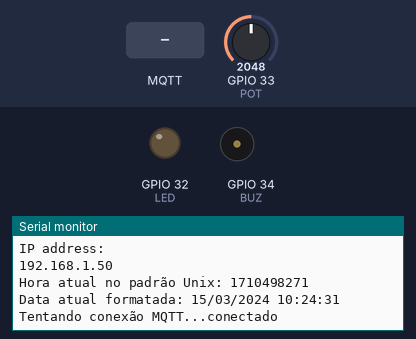
The sketch below on a simulated ESP32. On the bench: output pins drawn as LEDs (lit = HIGH), buzzer (waves = sounding, pin HIGH), the last lines printed to the serial monitor. The test bench sets the inputs (shaded band); at power-on: GPIO 33 (POT) = 2048. WiFi joins after 1.5 s; servers stay silent unless stated; network time is answered at once with the bench clock; the local clock reads 2024-03-15 10:24:30 at power-on unless the sketch sets it; random numbers use the default seed unless the sketch sets one; no MQTT or app messages arrive unless stated.

Above: at 2.7 s.
2.8 s: MQTT message "1" arrives on the first subscribed topic
At 12.7 s:
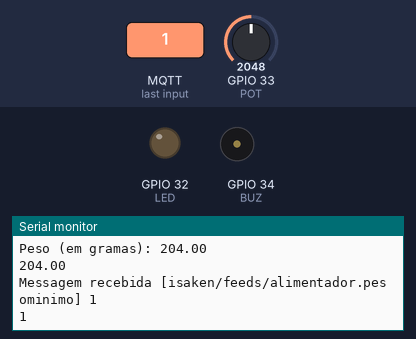
13.0 s: MQTT message "1" arrives on the second subscribed topic
At 22.9 s:
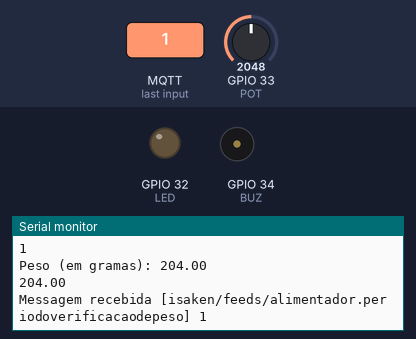
Timing chart, 0 to 24.4 s (numbered marks = the images above; inputs shaded):
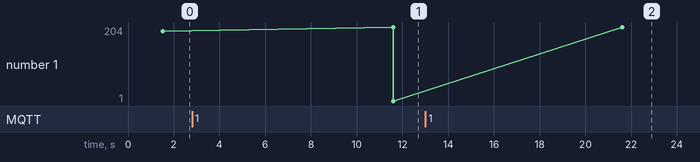

The sketch:

MQTT.ino
```cpp
#include <WiFi.h>
#include <PubSubClient.h>
#include <NTPClient.h>
#include <WiFiUdp.h>
#include <time.h>
#include <sys/time.h>

#define IO_USERNAME ""
#define IO_KEY ""
const char *ssid = "";
const char *password = "";
const char *mqttserver = "io.adafruit.com";
const int mqttport = 1883;
const char *mqttUser = IO_USERNAME;
const char *mqttPassword = IO_KEY;

WiFiClient espClient;
WiFiUDP ntpUDP;
PubSubClient client(espClient);
unsigned long lastMsg = 0;
#define MSG_BUFFER_SIZE (50)
char msg[MSG_BUFFER_SIZE];
int value = 0;

// COnfigurações do servidor NTP para buscar a data atual na Internet
const char *ntpServer = "0.br.pool.ntp.org";
const int timeZone = -3;

NTPClient ntpClient(
    ntpUDP,
    ntpServer,
    timeZone * 3600,
    60000);

typedef struct
{
  char inicio[10];
  char fim[10];
  int count;
} hora;

typedef struct
{
  char string[20];
} arraystr;

// Entradas digitais
#define LED 32
#define BUZ 34
#define POT 33

//Variavéis
int hora_salvo_ini = 0;
int minuto_salvo_ini = 0;
int hora_salvo_fim = 0;
int minuto_salvo_fim = 0;
int hora_atual = 0;
int minuto_atual = 0;
float pot = 0;
int pot_int = 0;
hora horarios[20];
char *pch;
char *pch2;
arraystr aux[20];
int peso_ideal;
struct tm dataAtual;
char date[50];
void setup_wifi()
{

  delay(10);
  analogSetAttenuation(ADC_0db);          // Atenuação do ADC 1,1V - 4095
  analogSetPinAttenuation(POT, ADC_11db); // Atenuação do ADC 3,3V - 4095
  ledcAttachPin(BUZ, 0);
  ledcSetup(0, 5000, 12);

  pinMode(LED, OUTPUT);

  // We start by connecting to a WiFi network
  Serial.println();
  Serial.print("Connecting to ");
  Serial.println(ssid);

  WiFi.mode(WIFI_STA);
  WiFi.begin(ssid, password);

  while (WiFi.status() != WL_CONNECTED)
  {
    delay(500);
    Serial.print(".");
  }

  randomSeed(micros());

  Serial.println("");
  Serial.println("WiFi connected");
  Serial.println("IP address: ");
  Serial.println(WiFi.localIP());
}

void callback(char *topic, byte *payload, unsigned int length)
{
  Serial.print("Messagem recebida [");
  Serial.print(topic);
  Serial.print("] ");
  char messageTemp[100];

  for (int i = 0; i < length; i++)
  {
    Serial.print((char)payload[i]);
    messageTemp[i] = (char)payload[i];
  }
  Serial.println();
  if (strcmp(topic, "isaken/feeds/alimentador.periodoverificacaodepeso") == 0)
  { //pega a string do periodo de verificação no formato 00:00/00:00_00:00/00:00 e separa
    pch = strtok(messageTemp, "_");
    while (pch != NULL)
    {
      strcpy(aux[horarios[0].count].string, pch);
      horarios[0].count = horarios[0].count + 1;
      pch = strtok(NULL, "_");
    }
    for (int i = 0; i < horarios[0].count; i++)
    {
      pch = strtok(aux[i].string, "/");
      strcpy(horarios[i].inicio, pch);
      pch = strtok(NULL, "/");
      strcpy(horarios[i].fim, pch);
    }
  } //fim
  else if (strcmp(topic, "isaken/feeds/alimentador.pesominimo") == 0)
  {
    peso_ideal = atoi(messageTemp);
    Serial.print(peso_ideal);
    Serial.println();
  }
}

void reconnect()
{
  // Loop until we're reconnected
  while (!client.connected())
  {
    Serial.print("Tentando conexão MQTT...");
    // Create a random client ID
    String clientId = "ESP32 - Sensores";
    clientId += String(random(0xffff), HEX);
    // Se conectado
    if (client.connect(clientId.c_str(), mqttUser, mqttPassword))
    {
      Serial.println("conectado");
      // Depois de conectado, publique um anúncio ...
      client.publish("isaken/feeds/alimentador.pesoatual", "Iniciando Comunicação"); // publicando o peso no feed do mqtt
      //... e subscribe.
      client.subscribe("isaken/feeds/alimentador.pesominimo");
      //client.subscribe("isaken/feeds/alimentador.pesoideal");
      client.subscribe("isaken/feeds/alimentador.periodoverificacaodepeso");
      //client.subscribe("isaken/feeds/alimentador.momentosverificacao");
    }
    else
    {
      Serial.print("Falha, rc=");
      Serial.print(client.state());
      Serial.println(" Tentando novamente em 5s");
      delay(5000);
    }
  }
}

void setup()
{
  pinMode(LED, OUTPUT); // Initialize the BUILTIN_LED pin as an output
  Serial.begin(115200);
  setup_wifi();
  client.setServer(mqttserver, 1883); // Publicar
  client.setCallback(callback);       // Receber mensagem

  //Inicializa o cliente NTP para atualizar a data/hora do sistema
  ntpClient.begin();
  ntpClient.forceUpdate();
  int horaNtp = ntpClient.getEpochTime();
  Serial.print("Hora atual no padrão Unix: ");
  Serial.println(horaNtp);
  timeval tv;
  tv.tv_sec = horaNtp;
  settimeofday(&tv, NULL);          //Atualiza o relógio interno (RTC) do ESP.
  time_t tempoAtual = time(NULL);   //Busca a hora atual do RTC.
  dataAtual = *gmtime(&tempoAtual); //Converte o tempo atual para o padrão e salva na variável.
  Serial.print("Data atual formatada: ");
  char dataFormatada[64];
  strftime(dataFormatada, 64, "%d/%m/%Y %H:%M:%S", &dataAtual);
  Serial.println(dataFormatada);
}

void loop()
{

  if (!client.connected())
  {
    reconnect();
  }
  client.loop();
  delay(10000); //Intervalo de 10s entre leituras
  unsigned long now = millis();
  if (now - lastMsg > 2000)
  {
    lastMsg = now;

    pot = analogRead(POT) / 10;
    pot_int = round(pot);
    time_t tempoAtual = time(NULL);   //Busca a hora atual do RTC.
    dataAtual = *gmtime(&tempoAtual); //Converte o tempo atual para o padrão e salva na variável.
    for (int i = 0; i < horarios[0].count; i++)
    {
      strcpy(aux[0].string, horarios[i].inicio);
      strcpy(aux[1].string, horarios[i].fim);
      pch = strtok(horarios[i].inicio, ":");
      hora_salvo_ini = atoi(pch);
      pch = strtok(NULL, ":");
      minuto_salvo_ini = atoi(pch);
      pch = strtok(horarios[i].fim, ":");
      hora_salvo_fim = atoi(pch);
      pch = strtok(NULL, ":");
      minuto_salvo_fim = atoi(pch);
      strcpy(horarios[i].inicio, aux[0].string);
      strcpy(horarios[i].fim, aux[1].string);
      strftime(aux[0].string, 64, "%H", &dataAtual);
      strftime(aux[1].string, 64, "%M", &dataAtual);
      hora_atual = atoi(aux[0].string);
      minuto_atual = atoi(aux[1].string);
      if ((hora_atual >= hora_salvo_ini && hora_atual < hora_salvo_fim) || (hora_atual == hora_salvo_fim && minuto_atual <= minuto_salvo_fim))
      {
        if (pot_int < peso_ideal)
        {
          digitalWrite(LED, HIGH);
          ledcWriteTone(0, 3000);
          Serial.println(minuto_atual);
          Serial.print("Liberando ração");
          Serial.println();
          delay(5000);
          digitalWrite(LED, LOW);
          break;
        }
      }
    }
    char s_pot[8];
    dtostrf(pot, 1, 2, s_pot);
    Serial.print("Peso (em gramas): ");
    Serial.println(s_pot);
    Serial.println(pot);
    client.publish("isaken/feeds/alimentador.pesoatual", s_pot);
  }
}
```

Measured:
- after the input at 2.8 s, the serial monitor: prints a new line after 8.8 s (image 1)
- after the input at 13.0 s, the serial monitor: prints a new line after 8.6 s (image 2)
- plotted number 1: 192.17 → 1 after the input at 2.8 s
